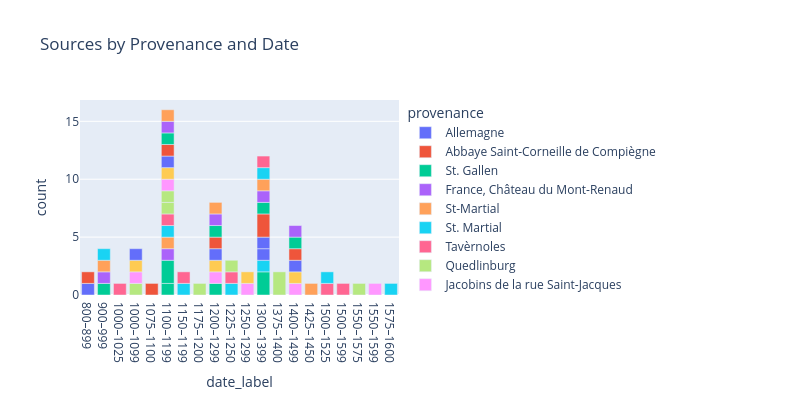

Here is the notebook cell this chart was saved with:
### Code cell
sources_grouped = (
    sources_df
    .groupby(['date_label', 'country', 'provenance','century_num', 'date_start'])
    .size()
    .reset_index(name='count')
    .sort_values(['century_num', 'date_start'])
)

fig = px.bar(sources_grouped,
             x='date_label',
             y='count',
             color='provenance',
             title='Sources by Provenance and Date',
             width=800, height=400)

# Tell Plotly to keep the x-axis order as-is (don't re-sort alphabetically)
fig.update_xaxes(categoryorder='array', categoryarray=sources_grouped['date_label'].tolist())

fig.show()

### Figure 1 — Plotly figure (JSON) as saved in the notebook; plotly's stock layout.template omitted (floating-point values rounded to 4 significant figures)
{"data": [{"alignmentgroup": "True", "hovertemplate": "provenance=Allemagne<br>date_label=%{x}<br>count=%{y}<extra></extra>", "legendgroup": "Allemagne", "marker": {"color": "#636efa", "pattern": {"shape": ""}}, "name": "Allemagne", "offsetgroup": "Allemagne", "orientation": "v", "showlegend": true, "textposition": "auto", "type": "bar", "x": ["800–899"], "xaxis": "x", "y": [1], "yaxis": "y"}, {"alignmentgroup": "True", "hovertemplate": "provenance=Abbaye Saint-Corneille de Compiègne<br>date_label=%{x}<br>count=%{y}<extra></extra>", "legendgroup": "Abbaye Saint-Corneille de Compiègne", "marker": {"color": "#EF553B", "pattern": {"shape": ""}}, "name": "Abbaye Saint-Corneille de Compiègne", "offsetgroup": "Abbaye Saint-Corneille de Compiègne", "orientation": "v", "showlegend": true, "textposition": "auto", "type": "bar", "x": ["800–899"], "xaxis": "x", "y": [1], "yaxis": "y"}, {"alignmentgroup": "True", "hovertemplate": "provenance=St. Gallen<br>date_label=%{x}<br>count=%{y}<extra></extra>", "legendgroup": "St. Gallen", "marker": {"color": "#00cc96", "pattern": {"shape": ""}}, "name": "St. Gallen", "offsetgroup": "St. Gallen", "orientation": "v", "showlegend": true, "textposition": "auto", "type": "bar", "x": ["900–999", "1100–1199"], "xaxis": "x", "y": [1, 1], "yaxis": "y"}, {"alignmentgroup": "True", "hovertemplate": "provenance=France, Château du Mont-Renaud<br>date_label=%{x}<br>count=%{y}<extra></extra>", "legendgroup": "France, Château du Mont-Renaud", "marker": {"color": "#ab63fa", "pattern": {"shape": ""}}, "name": "France, Château du Mont-Renaud", "offsetgroup": "France, Château du Mont-Renaud", "orientation": "v", "showlegend": true, "textposition": "auto", "type": "bar", "x": ["900–999"], "xaxis": "x", "y": [1], "yaxis": "y"}, {"alignmentgroup": "True", "hovertemplate": "provenance=St-Martial<br>date_label=%{x}<br>count=%{y}<extra></extra>", "legendgroup": "St-Martial", "marker": {"color": "#FFA15A", "pattern": {"shape": ""}}, "name": "St-Martial", "offsetgroup": "St-Martial", "orientation": "v", "showlegend": true, "textposition": "auto", "type": "bar", "x": ["900–999"], "xaxis": "x", "y": [1], "yaxis": "y"}, {"alignmentgroup": "True", "hovertemplate": "provenance=St. Martial<br>date_label=%{x}<br>count=%{y}<extra></extra>", "legendgroup": "St. Martial", "marker": {"color": "#19d3f3", "pattern": {"shape": ""}}, "name": "St. Martial", "offsetgroup": "St. Martial", "orientation": "v", "showlegend": true, "textposition": "auto", "type": "bar", "x": ["900–999"], "xaxis": "x", "y": [1], "yaxis": "y"}, {"alignmentgroup": "True", "hovertemplate": "provenance=Tavèrnoles<br>date_label=%{x}<br>count=%{y}<extra></extra>", "legendgroup": "Tavèrnoles", "marker": {"color": "#FF6692", "pattern": {"shape": ""}}, "name": "Tavèrnoles", "offsetgroup": "Tavèrnoles", "orientation": "v", "showlegend": true, "textposition": "auto", "type": "bar", "x": ["1000–1025"], "xaxis": "x", "y": [1], "yaxis": "y"}, {"alignmentgroup": "True", "hovertemplate": "provenance=Quedlinburg<br>date_label=%{x}<br>count=%{y}<extra></extra>", "legendgroup": "Quedlinburg", "marker": {"color": "#B6E880", "pattern": {"shape": ""}}, "name": "Quedlinburg", "offsetgroup": "Quedlinburg", "orientation": "v", "showlegend": true, "textposition": "auto", "type": "bar", "x": ["1000–1099"], "xaxis": "x", "y": [1], "yaxis": "y"}, {"alignmentgroup": "True", "hovertemplate": "provenance=Jacobins de la rue Saint-Jacques<br>date_label=%{x}<br>count=%{y}<extra></extra>", "legendgroup": "Jacobins de la rue Saint-Jacques", "marker": {"color": "#FF97FF", "pattern": {"shape": ""}}, "name": "Jacobins de la rue Saint-Jacques", "offsetgroup": "Jacobins de la rue Saint-Jacques", "orientation": "v", "showlegend": true, "textposition": "auto", "type": "bar", "x": ["1000–1099"], "xaxis": "x", "y": [1], "yaxis": "y"}, {"alignmentgroup": "True", "hovertemplate": "provenance=Ascribed to Santo Domingo de Silos (see 'Description' above)<br>date_label=%{x}<br>count=%{y}<extra></extra>", "legendgroup": "Ascribed to Santo Domingo de Silos (see 'Description' above)", "marker": {"color": "#FECB52", "pattern": {"shape": ""}}, "name": "Ascribed to Santo Domingo de Silos (see 'Description' above)", "offsetgroup": "Ascribed to Santo Domingo de Silos (see 'Description' above)", "orientation": "v", "showlegend": true, "textposition": "auto", "type": "bar", "x": ["1000–1099"], "xaxis": "x", "y": [1], "yaxis": "y"}, {"alignmentgroup": "True", "hovertemplate": "provenance=Santo Domingo de Silos<br>date_label=%{x}<br>count=%{y}<extra></extra>", "legendgroup": "Santo Domingo de Silos", "marker": {"color": "#636efa", "pattern": {"shape": ""}}, "name": "Santo Domingo de Silos", "offsetgroup": "Santo Domingo de Silos", "orientation": "v", "showlegend": true, "textposition": "auto", "type": "bar", "x": ["1000–1099"], "xaxis": "x", "y": [1], "yaxis": "y"}, {"alignmentgroup": "True", "hovertemplate": "provenance=Toledo<br>date_label=%{x}<br>count=%{y}<extra></extra>", "legendgroup": "Toledo", "marker": {"color": "#EF553B", "pattern": {"shape": ""}}, "name": "Toledo", "offsetgroup": "Toledo", "orientation": "v", "showlegend": true, "textposition": "auto", "type": "bar", "x": ["1075–1100"], "xaxis": "x", "y": [1], "yaxis": "y"}, {"alignmentgroup": "True", "hovertemplate": "provenance=Klosterneuburg<br>date_label=%{x}<br>count=%{y}<extra></extra>", "legendgroup": "Klosterneuburg", "marker": {"color": "#00cc96", "pattern": {"shape": ""}}, "name": "Klosterneuburg", "offsetgroup": "Klosterneuburg", "orientation": "v", "showlegend": true, "textposition": "auto", "type": "bar", "x": ["1100–1199", "1200–1299", "1300–1399"], "xaxis": "x", "y": [2, 1, 2], "yaxis": "y"}, {"alignmentgroup": "True", "hovertemplate": "provenance=Kremsmünster<br>date_label=%{x}<br>count=%{y}<extra></extra>", "legendgroup": "Kremsmünster", "marker": {"color": "#ab63fa", "pattern": {"shape": ""}}, "name": "Kremsmünster", "offsetgroup": "Kremsmünster", "orientation": "v", "showlegend": true, "textposition": "auto", "type": "bar", "x": ["1100–1199"], "xaxis": "x", "y": [1], "yaxis": "y"}, {"alignmentgroup": "True", "hovertemplate": "provenance=Southern Germany / Austria<br>date_label=%{x}<br>count=%{y}<extra></extra>", "legendgroup": "Southern Germany / Austria", "marker": {"color": "#FFA15A", "pattern": {"shape": ""}}, "name": "Southern Germany / Austria", "offsetgroup": "Southern Germany / Austria", "orientation": "v", "showlegend": true, "textposition": "auto", "type": "bar", "x": ["1100–1199"], "xaxis": "x", "y": [1], "yaxis": "y"}, {"alignmentgroup": "True", "hovertemplate": "provenance=Köln<br>date_label=%{x}<br>count=%{y}<extra></extra>", "legendgroup": "Köln", "marker": {"color": "#19d3f3", "pattern": {"shape": ""}}, "name": "Köln", "offsetgroup": "Köln", "orientation": "v", "showlegend": true, "textposition": "auto", "type": "bar", "x": ["1100–1199"], "xaxis": "x", "y": [1], "yaxis": "y"}, {"alignmentgroup": "True", "hovertemplate": "provenance=Weingarten<br>date_label=%{x}<br>count=%{y}<extra></extra>", "legendgroup": "Weingarten", "marker": {"color": "#FF6692", "pattern": {"shape": ""}}, "name": "Weingarten", "offsetgroup": "Weingarten", "orientation": "v", "showlegend": true, "textposition": "auto", "type": "bar", "x": ["1100–1199"], "xaxis": "x", "y": [1], "yaxis": "y"}, {"alignmentgroup": "True", "hovertemplate": "provenance=Würzburg<br>date_label=%{x}<br>count=%{y}<extra></extra>", "legendgroup": "Würzburg", "marker": {"color": "#B6E880", "pattern": {"shape": ""}}, "name": "Würzburg", "offsetgroup": "Würzburg", "orientation": "v", "showlegend": true, "textposition": "auto", "type": "bar", "x": ["1100–1199", "1100–1199"], "xaxis": "x", "y": [1, 1], "yaxis": "y"}, {"alignmentgroup": "True", "hovertemplate": "provenance=Zwiefalten<br>date_label=%{x}<br>count=%{y}<extra></extra>", "legendgroup": "Zwiefalten", "marker": {"color": "#FF97FF", "pattern": {"shape": ""}}, "name": "Zwiefalten", "offsetgroup": "Zwiefalten", "orientation": "v", "showlegend": true, "textposition": "auto", "type": "bar", "x": ["1100–1199"], "xaxis": "x", "y": [1], "yaxis": "y"}, {"alignmentgroup": "True", "hovertemplate": "provenance=Auch<br>date_label=%{x}<br>count=%{y}<extra></extra>", "legendgroup": "Auch", "marker": {"color": "#FECB52", "pattern": {"shape": ""}}, "name": "Auch", "offsetgroup": "Auch", "orientation": "v", "showlegend": true, "textposition": "auto", "type": "bar", "x": ["1100–1199"], "xaxis": "x", "y": [1], "yaxis": "y"}, {"alignmentgroup": "True", "hovertemplate": "provenance=Colegiata de Sant Feliu de Girona<br>date_label=%{x}<br>count=%{y}<extra></extra>", "legendgroup": "Colegiata de Sant Feliu de Girona", "marker": {"color": "#636efa", "pattern": {"shape": ""}}, "name": "Colegiata de Sant Feliu de Girona", "offsetgroup": "Colegiata de Sant Feliu de Girona", "orientation": "v", "showlegend": true, "textposition": "auto", "type": "bar", "x": ["1100–1199"], "xaxis": "x", "y": [1], "yaxis": "y"}, {"alignmentgroup": "True", "hovertemplate": "provenance=Abbaye royale de Saint-Denis<br>date_label=%{x}<br>count=%{y}<extra></extra>", "legendgroup": "Abbaye royale de Saint-Denis", "marker": {"color": "#EF553B", "pattern": {"shape": ""}}, "name": "Abbaye royale de Saint-Denis", "offsetgroup": "Abbaye royale de Saint-Denis", "orientation": "v", "showlegend": true, "textposition": "auto", "type": "bar", "x": ["1100–1199"], "xaxis": "x", "y": [1], "yaxis": "y"}, {"alignmentgroup": "True", "hovertemplate": "provenance=France, Nevers, Cathédrale de Nevers<br>date_label=%{x}<br>count=%{y}<extra></extra>", "legendgroup": "France, Nevers, Cathédrale de Nevers", "marker": {"color": "#00cc96", "pattern": {"shape": ""}}, "name": "France, Nevers, Cathédrale de Nevers", "offsetgroup": "France, Nevers, Cathédrale de Nevers", "orientation": "v", "showlegend": true, "textposition": "auto", "type": "bar", "x": ["1100–1199"], "xaxis": "x", "y": [1], "yaxis": "y"}, {"alignmentgroup": "True", "hovertemplate": "provenance=Saint-Amand<br>date_label=%{x}<br>count=%{y}<extra></extra>", "legendgroup": "Saint-Amand", "marker": {"color": "#ab63fa", "pattern": {"shape": ""}}, "name": "Saint-Amand", "offsetgroup": "Saint-Amand", "orientation": "v", "showlegend": true, "textposition": "auto", "type": "bar", "x": ["1100–1199"], "xaxis": "x", "y": [1], "yaxis": "y"}, {"alignmentgroup": "True", "hovertemplate": "provenance=St-Maur-des-Fossés<br>date_label=%{x}<br>count=%{y}<extra></extra>", "legendgroup": "St-Maur-des-Fossés", "marker": {"color": "#FFA15A", "pattern": {"shape": ""}}, "name": "St-Maur-des-Fossés", "offsetgroup": "St-Maur-des-Fossés", "orientation": "v", "showlegend": true, "textposition": "auto", "type": "bar", "x": ["1100–1199"], "xaxis": "x", "y": [1], "yaxis": "y"}, {"alignmentgroup": "True", "hovertemplate": "provenance=Prague, St. George Monastery<br>date_label=%{x}<br>count=%{y}<extra></extra>", "legendgroup": "Prague, St. George Monastery", "marker": {"color": "#19d3f3", "pattern": {"shape": ""}}, "name": "Prague, St. George Monastery", "offsetgroup": "Prague, St. George Monastery", "orientation": "v", "showlegend": true, "textposition": "auto", "type": "bar", "x": ["1150–1199", "1300–1399"], "xaxis": "x", "y": [1, 1], "yaxis": "y"}, {"alignmentgroup": "True", "hovertemplate": "provenance=Milan<br>date_label=%{x}<br>count=%{y}<extra></extra>", "legendgroup": "Milan", "marker": {"color": "#FF6692", "pattern": {"shape": ""}}, "name": "Milan", "offsetgroup": "Milan", "orientation": "v", "showlegend": true, "textposition": "auto", "type": "bar", "x": ["1150–1199"], "xaxis": "x", "y": [1], "yaxis": "y"}, {"alignmentgroup": "True", "hovertemplate": "provenance=Marseille<br>date_label=%{x}<br>count=%{y}<extra></extra>", "legendgroup": "Marseille", "marker": {"color": "#B6E880", "pattern": {"shape": ""}}, "name": "Marseille", "offsetgroup": "Marseille", "orientation": "v", "showlegend": true, "textposition": "auto", "type": "bar", "x": ["1175–1200"], "xaxis": "x", "y": [1], "yaxis": "y"}, {"alignmentgroup": "True", "hovertemplate": "provenance=Rein<br>date_label=%{x}<br>count=%{y}<extra></extra>", "legendgroup": "Rein", "marker": {"color": "#FF97FF", "pattern": {"shape": ""}}, "name": "Rein", "offsetgroup": "Rein", "orientation": "v", "showlegend": true, "textposition": "auto", "type": "bar", "x": ["1200–1299"], "xaxis": "x", "y": [1], "yaxis": "y"}, {"alignmentgroup": "True", "hovertemplate": "provenance=Esztergom<br>date_label=%{x}<br>count=%{y}<extra></extra>", "legendgroup": "Esztergom", "marker": {"color": "#FECB52", "pattern": {"shape": ""}}, "name": "Esztergom", "offsetgroup": "Esztergom", "orientation": "v", "showlegend": true, "textposition": "auto", "type": "bar", "x": ["1200–1299"], "xaxis": "x", "y": [1], "yaxis": "y"}, {"alignmentgroup": "True", "hovertemplate": "provenance=St George's Convent in Prague<br>date_label=%{x}<br>count=%{y}<extra></extra>", "legendgroup": "St George's Convent in Prague", "marker": {"color": "#636efa", "pattern": {"shape": ""}}, "name": "St George's Convent in Prague", "offsetgroup": "St George's Convent in Prague", "orientation": "v", "showlegend": true, "textposition": "auto", "type": "bar", "x": ["1200–1299", "1300–1399"], "xaxis": "x", "y": [1, 1], "yaxis": "y"}, {"alignmentgroup": "True", "hovertemplate": "provenance=Huesca<br>date_label=%{x}<br>count=%{y}<extra></extra>", "legendgroup": "Huesca", "marker": {"color": "#EF553B", "pattern": {"shape": ""}}, "name": "Huesca", "offsetgroup": "Huesca", "orientation": "v", "showlegend": true, "textposition": "auto", "type": "bar", "x": ["1200–1299"], "xaxis": "x", "y": [1], "yaxis": "y"}, {"alignmentgroup": "True", "hovertemplate": "provenance=Monasterio de San Salvador de Celanova (Ourense)<br>date_label=%{x}<br>count=%{y}<extra></extra>", "legendgroup": "Monasterio de San Salvador de Celanova (Ourense)", "marker": {"color": "#00cc96", "pattern": {"shape": ""}}, "name": "Monasterio de San Salvador de Celanova (Ourense)", "offsetgroup": "Monasterio de San Salvador de Celanova (Ourense)", "orientation": "v", "showlegend": true, "textposition": "auto", "type": "bar", "x": ["1200–1299"], "xaxis": "x", "y": [1], "yaxis": "y"}, {"alignmentgroup": "True", "hovertemplate": "provenance=Sens<br>date_label=%{x}<br>count=%{y}<extra></extra>", "legendgroup": "Sens", "marker": {"color": "#ab63fa", "pattern": {"shape": ""}}, "name": "Sens", "offsetgroup": "Sens", "orientation": "v", "showlegend": true, "textposition": "auto", "type": "bar", "x": ["1200–1299"], "xaxis": "x", "y": [1], "yaxis": "y"}, {"alignmentgroup": "True", "hovertemplate": "provenance=Tours<br>date_label=%{x}<br>count=%{y}<extra></extra>", "legendgroup": "Tours", "marker": {"color": "#FFA15A", "pattern": {"shape": ""}}, "name": "Tours", "offsetgroup": "Tours", "orientation": "v", "showlegend": true, "textposition": "auto", "type": "bar", "x": ["1200–1299"], "xaxis": "x", "y": [1], "yaxis": "y"}, {"alignmentgroup": "True", "hovertemplate": "provenance=Italy<br>date_label=%{x}<br>count=%{y}<extra></extra>", "legendgroup": "Italy", "marker": {"color": "#19d3f3", "pattern": {"shape": ""}}, "name": "Italy", "offsetgroup": "Italy", "orientation": "v", "showlegend": true, "textposition": "auto", "type": "bar", "x": ["1225–1250"], "xaxis": "x", "y": [1], "yaxis": "y"}, {"alignmentgroup": "True", "hovertemplate": "provenance=Cambrai<br>date_label=%{x}<br>count=%{y}<extra></extra>", "legendgroup": "Cambrai", "marker": {"color": "#FF6692", "pattern": {"shape": ""}}, "name": "Cambrai", "offsetgroup": "Cambrai", "orientation": "v", "showlegend": true, "textposition": "auto", "type": "bar", "x": ["1225–1250", "1500–1525"], "xaxis": "x", "y": [1, 1], "yaxis": "y"}, {"alignmentgroup": "True", "hovertemplate": "provenance=Worcester<br>date_label=%{x}<br>count=%{y}<extra></extra>", "legendgroup": "Worcester", "marker": {"color": "#B6E880", "pattern": {"shape": ""}}, "name": "Worcester", "offsetgroup": "Worcester", "orientation": "v", "showlegend": true, "textposition": "auto", "type": "bar", "x": ["1225–1250"], "xaxis": "x", "y": [1], "yaxis": "y"}, {"alignmentgroup": "True", "hovertemplate": "provenance=St. Pölten<br>date_label=%{x}<br>count=%{y}<extra></extra>", "legendgroup": "St. Pölten", "marker": {"color": "#FF97FF", "pattern": {"shape": ""}}, "name": "St. Pölten", "offsetgroup": "St. Pölten", "orientation": "v", "showlegend": true, "textposition": "auto", "type": "bar", "x": ["1250–1299"], "xaxis": "x", "y": [1], "yaxis": "y"}, {"alignmentgroup": "True", "hovertemplate": "provenance=Aachen<br>date_label=%{x}<br>count=%{y}<extra></extra>", "legendgroup": "Aachen", "marker": {"color": "#FECB52", "pattern": {"shape": ""}}, "name": "Aachen", "offsetgroup": "Aachen", "orientation": "v", "showlegend": true, "textposition": "auto", "type": "bar", "x": ["1250–1299"], "xaxis": "x", "y": [1], "yaxis": "y"}, {"alignmentgroup": "True", "hovertemplate": "provenance=St-Florian<br>date_label=%{x}<br>count=%{y}<extra></extra>", "legendgroup": "St-Florian", "marker": {"color": "#636efa", "pattern": {"shape": ""}}, "name": "St-Florian", "offsetgroup": "St-Florian", "orientation": "v", "showlegend": true, "textposition": "auto", "type": "bar", "x": ["1300–1399"], "xaxis": "x", "y": [1], "yaxis": "y"}, {"alignmentgroup": "True", "hovertemplate": "provenance=St-Lambrecht<br>date_label=%{x}<br>count=%{y}<extra></extra>", "legendgroup": "St-Lambrecht", "marker": {"color": "#EF553B", "pattern": {"shape": ""}}, "name": "St-Lambrecht", "offsetgroup": "St-Lambrecht", "orientation": "v", "showlegend": true, "textposition": "auto", "type": "bar", "x": ["1300–1399"], "xaxis": "x", "y": [2], "yaxis": "y"}, {"alignmentgroup": "True", "hovertemplate": "provenance=Einsiedeln<br>date_label=%{x}<br>count=%{y}<extra></extra>", "legendgroup": "Einsiedeln", "marker": {"color": "#00cc96", "pattern": {"shape": ""}}, "name": "Einsiedeln", "offsetgroup": "Einsiedeln", "orientation": "v", "showlegend": true, "textposition": "auto", "type": "bar", "x": ["1300–1399"], "xaxis": "x", "y": [1], "yaxis": "y"}, {"alignmentgroup": "True", "hovertemplate": "provenance=Catedral de Vic (Barcelona)<br>date_label=%{x}<br>count=%{y}<extra></extra>", "legendgroup": "Catedral de Vic (Barcelona)", "marker": {"color": "#ab63fa", "pattern": {"shape": ""}}, "name": "Catedral de Vic (Barcelona)", "offsetgroup": "Catedral de Vic (Barcelona)", "orientation": "v", "showlegend": true, "textposition": "auto", "type": "bar", "x": ["1300–1399"], "xaxis": "x", "y": [1], "yaxis": "y"}, {"alignmentgroup": "True", "hovertemplate": "provenance=Sant Cugat (Barcelona)<br>date_label=%{x}<br>count=%{y}<extra></extra>", "legendgroup": "Sant Cugat (Barcelona)", "marker": {"color": "#FFA15A", "pattern": {"shape": ""}}, "name": "Sant Cugat (Barcelona)", "offsetgroup": "Sant Cugat (Barcelona)", "orientation": "v", "showlegend": true, "textposition": "auto", "type": "bar", "x": ["1300–1399"], "xaxis": "x", "y": [1], "yaxis": "y"}, {"alignmentgroup": "True", "hovertemplate": "provenance=Arras<br>date_label=%{x}<br>count=%{y}<extra></extra>", "legendgroup": "Arras", "marker": {"color": "#19d3f3", "pattern": {"shape": ""}}, "name": "Arras", "offsetgroup": "Arras", "orientation": "v", "showlegend": true, "textposition": "auto", "type": "bar", "x": ["1300–1399"], "xaxis": "x", "y": [1], "yaxis": "y"}, {"alignmentgroup": "True", "hovertemplate": "provenance=Paris<br>date_label=%{x}<br>count=%{y}<extra></extra>", "legendgroup": "Paris", "marker": {"color": "#FF6692", "pattern": {"shape": ""}}, "name": "Paris", "offsetgroup": "Paris", "orientation": "v", "showlegend": true, "textposition": "auto", "type": "bar", "x": ["1300–1399"], "xaxis": "x", "y": [1], "yaxis": "y"}, {"alignmentgroup": "True", "hovertemplate": "provenance=Tongeren<br>date_label=%{x}<br>count=%{y}<extra></extra>", "legendgroup": "Tongeren", "marker": {"color": "#B6E880", "pattern": {"shape": ""}}, "name": "Tongeren", "offsetgroup": "Tongeren", "orientation": "v", "showlegend": true, "textposition": "auto", "type": "bar", "x": ["1375–1400"], "xaxis": "x", "y": [2], "yaxis": "y"}, {"alignmentgroup": "True", "hovertemplate": "provenance=Kirnberg<br>date_label=%{x}<br>count=%{y}<extra></extra>", "legendgroup": "Kirnberg", "marker": {"color": "#FF97FF", "pattern": {"shape": ""}}, "name": "Kirnberg", "offsetgroup": "Kirnberg", "orientation": "v", "showlegend": true, "textposition": "auto", "type": "bar", "x": ["1400–1499"], "xaxis": "x", "y": [1], "yaxis": "y"}, {"alignmentgroup": "True", "hovertemplate": "provenance=Pilsen<br>date_label=%{x}<br>count=%{y}<extra></extra>", "legendgroup": "Pilsen", "marker": {"color": "#FECB52", "pattern": {"shape": ""}}, "name": "Pilsen", "offsetgroup": "Pilsen", "orientation": "v", "showlegend": true, "textposition": "auto", "type": "bar", "x": ["1400–1499"], "xaxis": "x", "y": [1], "yaxis": "y"}, {"alignmentgroup": "True", "hovertemplate": "provenance=Barbastro<br>date_label=%{x}<br>count=%{y}<extra></extra>", "legendgroup": "Barbastro", "marker": {"color": "#636efa", "pattern": {"shape": ""}}, "name": "Barbastro", "offsetgroup": "Barbastro", "orientation": "v", "showlegend": true, "textposition": "auto", "type": "bar", "x": ["1400–1499"], "xaxis": "x", "y": [1], "yaxis": "y"}, {"alignmentgroup": "True", "hovertemplate": "provenance=Cataluña o sur de Francia (?)<br>date_label=%{x}<br>count=%{y}<extra></extra>", "legendgroup": "Cataluña o sur de Francia (?)", "marker": {"color": "#EF553B", "pattern": {"shape": ""}}, "name": "Cataluña o sur de Francia (?)", "offsetgroup": "Cataluña o sur de Francia (?)", "orientation": "v", "showlegend": true, "textposition": "auto", "type": "bar", "x": ["1400–1499"], "xaxis": "x", "y": [1], "yaxis": "y"}, {"alignmentgroup": "True", "hovertemplate": "provenance=Convento de las clarisas de la Santísima Trinidad (Valencia)<br>date_label=%{x}<br>count=%{y}<extra></extra>", "legendgroup": "Convento de las clarisas de la Santísima Trinidad (Valencia)", "marker": {"color": "#00cc96", "pattern": {"shape": ""}}, "name": "Convento de las clarisas de la Santísima Trinidad (Valencia)", "offsetgroup": "Convento de las clarisas de la Santísima Trinidad (Valencia)", "orientation": "v", "showlegend": true, "textposition": "auto", "type": "bar", "x": ["1400–1499"], "xaxis": "x", "y": [1], "yaxis": "y"}, {"alignmentgroup": "True", "hovertemplate": "provenance=Monasterio no identificado de la Orden de los Cartujos<br>date_label=%{x}<br>count=%{y}<extra></extra>", "legendgroup": "Monasterio no identificado de la Orden de los Cartujos", "marker": {"color": "#ab63fa", "pattern": {"shape": ""}}, "name": "Monasterio no identificado de la Orden de los Cartujos", "offsetgroup": "Monasterio no identificado de la Orden de los Cartujos", "orientation": "v", "showlegend": true, "textposition": "auto", "type": "bar", "x": ["1400–1499"], "xaxis": "x", "y": [1], "yaxis": "y"}, {"alignmentgroup": "True", "hovertemplate": "provenance=Mainz<br>date_label=%{x}<br>count=%{y}<extra></extra>", "legendgroup": "Mainz", "marker": {"color": "#FFA15A", "pattern": {"shape": ""}}, "name": "Mainz", "offsetgroup": "Mainz", "orientation": "v", "showlegend": true, "textposition": "auto", "type": "bar", "x": ["1425–1450"], "xaxis": "x", "y": [1], "yaxis": "y"}, {"alignmentgroup": "True", "hovertemplate": "provenance=Augsburg<br>date_label=%{x}<br>count=%{y}<extra></extra>", "legendgroup": "Augsburg", "marker": {"color": "#19d3f3", "pattern": {"shape": ""}}, "name": "Augsburg", "offsetgroup": "Augsburg", "orientation": "v", "showlegend": true, "textposition": "auto", "type": "bar", "x": ["1500–1525", "1575–1600"], "xaxis": "x", "y": [1, 1], "yaxis": "y"}, {"alignmentgroup": "True", "hovertemplate": "provenance=Hilwartshausen<br>date_label=%{x}<br>count=%{y}<extra></extra>", "legendgroup": "Hilwartshausen", "marker": {"color": "#FF6692", "pattern": {"shape": ""}}, "name": "Hilwartshausen", "offsetgroup": "Hilwartshausen", "orientation": "v", "showlegend": true, "textposition": "auto", "type": "bar", "x": ["1500–1599"], "xaxis": "x", "y": [1], "yaxis": "y"}, {"alignmentgroup": "True", "hovertemplate": "provenance=Salzinnes<br>date_label=%{x}<br>count=%{y}<extra></extra>", "legendgroup": "Salzinnes", "marker": {"color": "#B6E880", "pattern": {"shape": ""}}, "name": "Salzinnes", "offsetgroup": "Salzinnes", "orientation": "v", "showlegend": true, "textposition": "auto", "type": "bar", "x": ["1550–1575"], "xaxis": "x", "y": [1], "yaxis": "y"}, {"alignmentgroup": "True", "hovertemplate": "provenance=Spain<br>date_label=%{x}<br>count=%{y}<extra></extra>", "legendgroup": "Spain", "marker": {"color": "#FF97FF", "pattern": {"shape": ""}}, "name": "Spain", "offsetgroup": "Spain", "orientation": "v", "showlegend": true, "textposition": "auto", "type": "bar", "x": ["1550–1599"], "xaxis": "x", "y": [1], "yaxis": "y"}], "layout": {"barmode": "relative", "height": 400, "legend": {"title": {"text": "provenance"}, "tracegroupgap": 0}, "title": {"text": "Sources by Provenance and Date"}, "width": 800, "xaxis": {"anchor": "y", "categoryarray": ["800–899", "800–899", "900–999", "900–999", "900–999", "900–999", "1000–1025", "1000–1099", "1000–1099", "1000–1099", "1000–1099", "1075–1100", "1100–1199", "1100–1199", "1100–1199", "1100–1199", "1100–1199", "1100–1199", "1100–1199", "1100–1199", "1100–1199", "1100–1199", "1100–1199", "1100–1199", "1100–1199", "1100–1199", "1100–1199", "1150–1199", "1150–1199", "1175–1200", "1200–1299", "1200–1299", "1200–1299", "1200–1299", "1200–1299", "1200–1299", "1200–1299", "1200–1299", "1225–1250", "1225–1250", "1225–1250", "1250–1299", "1250–1299", "1300–1399", "1300–1399", "1300–1399", "1300–1399", "1300–1399", "1300–1399", "1300–1399", "1300–1399", "1300–1399", "1300–1399", "1375–1400", "1400–1499", "1400–1499", "1400–1499", "1400–1499", "1400–1499", "1400–1499", "1425–1450", "1500–1525", "1500–1525", "1500–1599", "1550–1575", "1550–1599", "1575–1600"], "categoryorder": "array", "domain": [0, 1], "title": {"text": "date_label"}}, "yaxis": {"anchor": "x", "domain": [0, 1], "title": {"text": "count"}}}}
